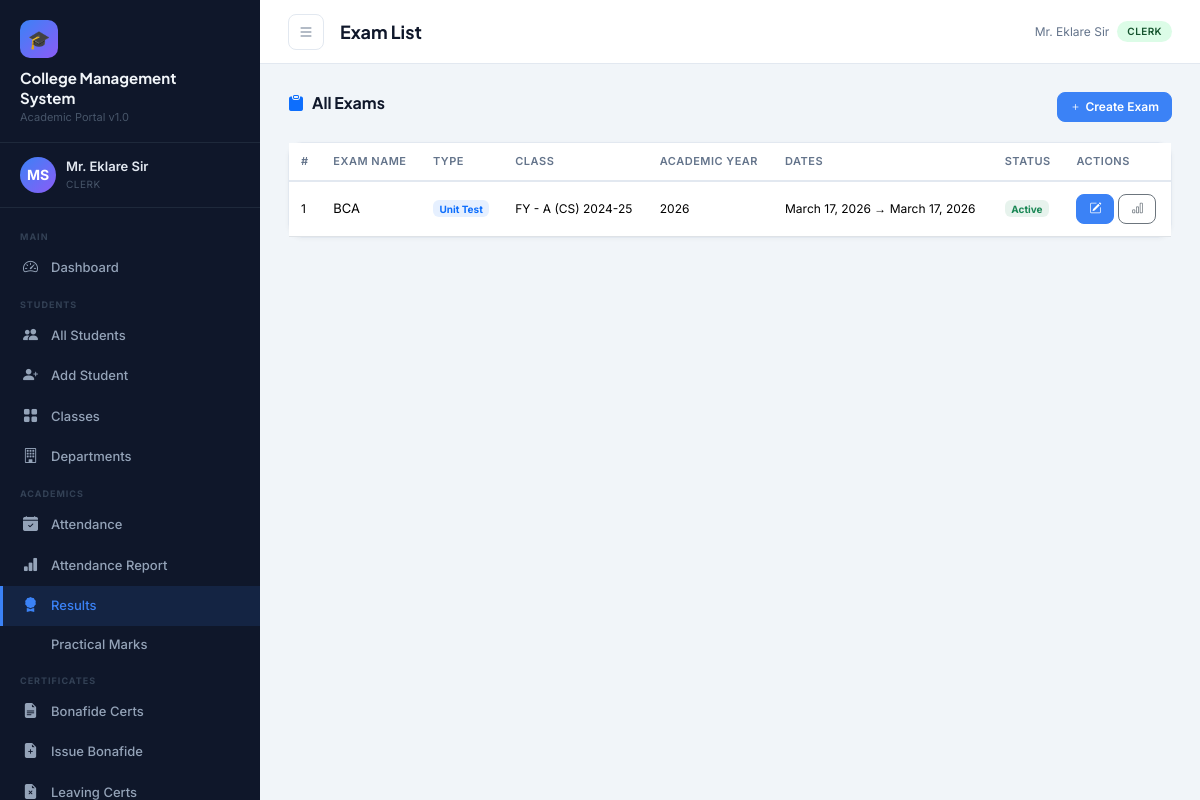
Screenshot of /results/exams/ (signed in) with the database file from the repository.
### accounts/models.py (models this page shows, shortened)
class User(AbstractUser):
    ROLE_CHOICES = [
        ('principal', 'Principal'),
        ('staff', 'Staff / Teacher'),
        ('clerk', 'Clerk'),
        ('accountant', 'Accountant'),
    ]
    role = models.CharField(max_length=20, choices=ROLE_CHOICES, default='staff')
    phone = models.CharField(max_length=15, blank=True)
    address = models.TextField(blank=True)
    profile_photo = models.ImageField(upload_to='profiles/', blank=True, null=True)
    department = models.CharField(max_length=100, blank=True)
    employee_id = models.CharField(max_length=20, unique=True, null=True, blank=True)

### results/models.py (models this page shows, shortened)
class Exam(models.Model):
    EXAM_TYPE = [
        ('internal', 'Internal Exam'),
        ('external', 'External / University Exam'),
        ('practical', 'Practical Exam'),
        ('oral', 'Oral Exam'),
        ('term', 'Term Exam'),
        ('unit', 'Unit Test'),
    ]
    name = models.CharField(max_length=100)
    exam_type = models.CharField(max_length=20, choices=EXAM_TYPE)
    class_group = models.ForeignKey(Class, on_delete=models.CASCADE, related_name='exams')
    academic_year = models.CharField(max_length=10)
    start_date = models.DateField(null=True, blank=True)
    end_date = models.DateField(null=True, blank=True)
    is_active = models.BooleanField(default=True)
    created_by = models.ForeignKey(User, on_delete=models.SET_NULL, null=True)

### students/models.py (models this page shows, shortened)
class Class(models.Model):
    name = models.CharField(max_length=50)  # e.g., FY, SY, TY
    division = models.CharField(max_length=5)  # A, B, C
    department = models.ForeignKey(Department, on_delete=models.CASCADE, related_name='classes')
    academic_year = models.CharField(max_length=10)  # e.g., 2024-25
    class_teacher = models.CharField(max_length=100, blank=True)
    class Meta:
        unique_together = ['name', 'division', 'department', 'academic_year']
        verbose_name_plural = 'Classes'
    def __str__(self):
        return f"{self.name} - {self.division} ({self.department.code}) {self.academic_year}"

class Department(models.Model):
    name = models.CharField(max_length=100)
    code = models.CharField(max_length=10, unique=True)
    head = models.CharField(max_length=100, blank=True)

### results/views.py (the view)
# urls.py: path('exams/', views.exam_list, name='exam_list'),
@login_required
def exam_list(request):
    exams = Exam.objects.select_related('class_group__department').all()
    return render(request, 'results/exam_list.html', {'exams': exams})

### templates/results/exam_list.html (shortened to what this page needs)
{% extends 'base.html' %}
{% block page_title %}Exam List{% endblock %}
{% block content %}
<div class="section-header">
  <h5><i class="bi bi-clipboard-fill text-primary me-2"></i>All Exams</h5>
  {% if request.user.role != 'accountant' %}
  <a href="{% url 'exam_add' %}" class="btn btn-primary btn-sm"><i class="bi bi-plus me-1"></i>Create Exam</a>
  {% endif %}
</div>
<div class="card">
  <div class="card-body p-0">
    <table class="table table-hover mb-0">
      <thead>
        <tr><th>#</th><th>Exam Name</th><th>Type</th><th>Class</th><th>Academic Year</th><th>Dates</th><th>Status</th><th>Actions</th></tr>
      </thead>
      <tbody>
        {% for exam in exams %}
        <tr>
          <td class="text-muted-sm">{{ forloop.counter }}</td>
          <td class="fw-600" style="font-size:13px;">{{ exam.name }}</td>
          <td><span class="badge bg-primary bg-opacity-10 text-primary" style="font-size:10px;">{{ exam.get_exam_type_display }}</span></td>
          <td class="text-muted-sm">{{ exam.class_group }}</td>
          <td class="text-muted-sm">{{ exam.academic_year }}</td>
          <td class="text-muted-sm">
            {% if exam.start_date %}{{ exam.start_date }}{% if exam.end_date %} → {{ exam.end_date }}{% endif %}{% else %}—{% endif %}
          </td>
          <td>
            <span class="badge bg-{% if exam.is_active %}success{% else %}secondary{% endif %} bg-opacity-10 text-{% if exam.is_active %}success{% else %}secondary{% endif %}" style="font-size:10px;">
              {% if exam.is_active %}Active{% else %}Inactive{% endif %}
            </span>
          </td>
          <td>
            <div class="d-flex gap-1">
              {% if request.user.role != 'accountant' %}
              <a href="{% url 'enter_marks' exam.pk %}" class="btn btn-sm btn-primary" title="Enter Marks"><i class="bi bi-pencil-square"></i></a>
              {% endif %}
              <a href="{% url 'result_report' %}?exam={{ exam.pk }}" class="btn btn-sm btn-outline-secondary" title="Report"><i class="bi bi-bar-chart"></i></a>
            </div>
          </td>
        </tr>
        {% empty %}
        <tr><td colspan="8"><div class="empty-state"><i class="bi bi-clipboard-x"></i><p>No exams yet</p></div></td></tr>
        {% endfor %}
      </tbody>
    </table>
  </div>
</div>
{% endblock %}

### templates/base.html (shortened to what this page needs)
{% load static %}
<!DOCTYPE html>
<html lang="en">
<head>
  <link href="https://cdn.jsdelivr.net/npm/bootstrap@5.3.2/dist/css/bootstrap.min.css" rel="stylesheet"/>
  <link href="https://cdn.jsdelivr.net/npm/bootstrap-icons@1.11.3/font/bootstrap-icons.css" rel="stylesheet"/>
<link rel="stylesheet"
href="https://cdnjs.cloudflare.com/ajax/libs/cropperjs/1.6.1/cropper.min.css"/>
</head>
<body>
<aside class="sidebar" id="sidebar">
  <div class="sidebar-brand">
    <div class="logo-icon">🎓</div>
    <div class="college-name">College Management<br>System</div>
    <div class="college-subtitle">Academic Portal v1.0</div>
  </div>
  <div class="sidebar-user">
    {% if request.user.profile_photo %}
    <img src="{{ request.user.profile_photo.url }}"
         class="avatar"
         style="object-fit:cover;">
{% else %}
    <div class="avatar">
        {{ request.user.first_name|first|upper }}{{ request.user.last_name|first|upper }}
    </div>
{% endif %}
    <div class="user-info">
      <div class="name">{{ request.user.get_full_name|default:request.user.username }}</div>
      <div class="role">{{ request.user.get_role_display }}</div>
    </div>
  </div>
  <nav class="sidebar-nav">
    <div class="nav-section-label">Main</div>
    <div class="nav-item">
      <a href="{% url 'dashboard' %}" class="{% if request.resolver_match.url_name == 'dashboard' %}active{% endif %}">
        <i class="bi bi-speedometer2"></i> Dashboard
      </a>
    </div>
    <div class="nav-section-label">Students</div>
    <div class="nav-item">
      <a href="{% url 'student_list' %}" class="{% if 'student' in request.resolver_match.url_name %}active{% endif %}">
        <i class="bi bi-people-fill"></i> All Students
      </a>
    </div>
    {% if request.user.role in 'principal,clerk' %}
    <div class="nav-item">
      <a href="{% url 'student_add' %}"><i class="bi bi-person-plus-fill"></i> Add Student</a>
    </div>
    {% endif %}
    <div class="nav-item">
      <a href="{% url 'class_list' %}"><i class="bi bi-grid-fill"></i> Classes</a>
    </div>
    <div class="nav-item">
      <a href="{% url 'department_list' %}"><i class="bi bi-building"></i> Departments</a>
    </div>
    <div class="nav-section-label">Academics</div>
    <div class="nav-item">
      <a href="{% url 'attendance_dashboard' %}" class="{% if 'attendance' in request.resolver_match.url_name %}active{% endif %}">
        <i class="bi bi-calendar-check-fill"></i> Attendance
      </a>
    </div>
    <div class="nav-item">
      <a href="{% url 'attendance_report' %}"><i class="bi bi-bar-chart-fill"></i> Attendance Report</a>
    </div>
    <div class="nav-item">
      <a href="{% url 'results_dashboard' %}" class="{% if 'result' in request.resolver_match.url_name or 'exam' in request.resolver_match.url_name %}active{% endif %}">
        <i class="bi bi-award-fill"></i> Results
      </a>
    </div>
    <div class="nav-item">
      <a href="{% url 'practical_marks' %}"> Practical Marks</a>
    </div>
    {% if request.user.role == 'principal' or request.user.role == 'clerk' %}
    <div class="nav-section-label">Certificates</div>
    <div class="nav-item">
      <a href="{% url 'bonafide_list' %}" class="{% if 'bonafide' in request.resolver_match.url_name %}active{% endif %}">
        <i class="bi bi-file-earmark-text-fill"></i> Bonafide Certs
      </a>
    </div>
    <div class="nav-item">
      <a href="{% url 'issue_bonafide' %}"><i class="bi bi-file-earmark-plus-fill"></i> Issue Bonafide</a>
    </div>
    <div class="nav-item">
      <a href="{% url 'leaving_cert_list' %}"><i class="bi bi-file-earmark-x-fill"></i> Leaving Certs</a>
    </div>
    {% endif %}
  </nav>
</aside>
<div class="main-wrap">
  <div class="topbar">
    <button class="btn-icon sidebar-toggle" onclick="document.getElementById('sidebar').classList.toggle('open')">
      <i class="bi bi-list"></i>
    </button>
    <div class="page-title">{% block page_title %}Dashboard{% endblock %}</div>
    <div class="d-flex align-items-center gap-2">
      <span class="text-muted-sm d-none d-md-inline">{{ request.user.get_full_name|default:request.user.username }}</span>
      <span class="badge-role badge-{{ request.user.role }}">{{ request.user.get_role_display }}</span>
    </div>
  </div>
  <div class="main-content">
    {% block content %}{% endblock %}
  </div>
</div>
</body>
</html>

### templates/base.html (style rules this page uses)
:root { --sidebar-bg: #0f172a; --sidebar-width: 260px; --sidebar-text: #94a3b8; --sidebar-hover: #1e293b; --sidebar-active: #3b82f6; --topbar-h: 64px; --accent: #3b82f6; --accent2: #8b5cf6; --success: #10b981; --warning: #f59e0b; --danger: #ef4444; --bg: #f1f5f9; --card-bg: #ffffff; --text-primary: #0f172a; --text-secondary: #64748b; --border: #e2e8f0; }
* { box-sizing: border-box; margin: 0; padding: 0; }
body { font-family: 'Inter', sans-serif; background: var(--bg); color: var(--text-primary); overflow-x: hidden; }
.sidebar { position: fixed; top: 0; left: 0; height: 100vh; width: var(--sidebar-width); background: var(--sidebar-bg); z-index: 1000; display: flex; flex-direction: column; transition: transform .3s ease; overflow-y: auto; }
.sidebar-brand { padding: 20px 20px 16px; border-bottom: 1px solid #1e293b; }
.sidebar-brand .college-name { font-family: 'Plus Jakarta Sans', sans-serif; font-size: 15px; font-weight: 700; color: #f1f5f9; line-height: 1.3; }
.sidebar-brand .college-subtitle { font-size: 11px; color: #475569; margin-top: 2px; }
.sidebar-brand .logo-icon { width: 38px; height: 38px; background: linear-gradient(135deg, var(--accent), var(--accent2)); border-radius: 10px; display: flex; align-items: center; justify-content: center; font-size: 18px; margin-bottom: 10px; }
.sidebar-user { padding: 14px 20px; border-bottom: 1px solid #1e293b; display: flex; align-items: center; gap: 10px; }
.sidebar-user .avatar { width: 36px; height: 36px; border-radius: 50%; background: linear-gradient(135deg, var(--accent), var(--accent2)); display: flex; align-items: center; justify-content: center; font-size: 14px; font-weight: 700; color: #fff; flex-shrink: 0; }
.sidebar-user .user-info .name { font-size: 13px; font-weight: 600; color: #e2e8f0; }
.sidebar-user .user-info .role { font-size: 10px; color: #475569; text-transform: uppercase; letter-spacing: .5px; }
.sidebar-nav { padding: 12px 0; flex: 1; }
.nav-section-label { font-size: 9px; font-weight: 700; text-transform: uppercase; letter-spacing: 1px; color: #334155; padding: 10px 20px 4px; }
.nav-item a { display: flex; align-items: center; gap: 10px; padding: 9px 20px; color: var(--sidebar-text); text-decoration: none; font-size: 13px; font-weight: 500; border-left: 3px solid transparent; transition: all .2s; }
.nav-item a.active { background: rgba(59,130,246,.12); color: var(--accent); border-left-color: var(--accent); }
.nav-item a i { font-size: 15px; width: 18px; flex-shrink: 0; }
.main-wrap { margin-left: var(--sidebar-width); min-height: 100vh; display: flex; flex-direction: column; }
.topbar { position: sticky; top: 0; height: var(--topbar-h); background: var(--card-bg); border-bottom: 1px solid var(--border); display: flex; align-items: center; padding: 0 28px; gap: 16px; z-index: 100; }
.topbar .page-title { font-family: 'Plus Jakarta Sans',sans-serif; font-size: 18px; font-weight: 700; flex: 1; }
.topbar .btn-icon { width: 36px; height: 36px; border-radius: 8px; border: 1px solid var(--border); background: transparent; display: flex; align-items: center; justify-content: center; cursor: pointer; transition: background .2s; color: var(--text-secondary); }
.main-content { flex: 1; padding: 28px; }
.card { border: 1px solid var(--border); border-radius: 14px; background: var(--card-bg); box-shadow: 0 1px 4px rgba(0,0,0,.04); }
.table { font-size: 13px; }
.table thead th { font-size: 11px; text-transform: uppercase; letter-spacing: .5px; color: var(--text-secondary); border-bottom: 2px solid var(--border); font-weight: 600; padding: 10px 12px; }
.table tbody td { padding: 12px; vertical-align: middle; }
.badge-role { display: inline-block; font-size: 10px; padding: 3px 10px; border-radius: 100px; font-weight: 600; text-transform: uppercase; letter-spacing: .4px; }
.badge-clerk { background: #dcfce7; color: #14532d; }
.btn { border-radius: 8px; font-size: 13px; font-weight: 600; padding: 8px 16px; }
.btn-primary { background: var(--accent); border-color: var(--accent); }
.btn-sm { padding: 5px 12px; font-size: 12px; }
.sidebar-toggle { display: none; }
.text-muted-sm { font-size: 12px; color: var(--text-secondary); }
.section-header { display: flex; align-items: center; justify-content: space-between; margin-bottom: 20px; }
.section-header h5 { font-family: 'Plus Jakarta Sans',sans-serif; font-weight: 700; font-size: 16px; }
.avatar { width:36px; height:36px; border-radius:50%; object-fit:cover; }

### rows the page displays
User: user.first_name|first "M", user.last_name|first "S", user.get_full_name "Mr. Eklare Sir", user.role "CLERK"
Exam: name "BCA", exam_type "Unit Test", class_group "FY - A (CS) 2024-25", academic_year "2026", start_date "March 17, 2026", end_date "March 17, 2026", is_active "Active"
